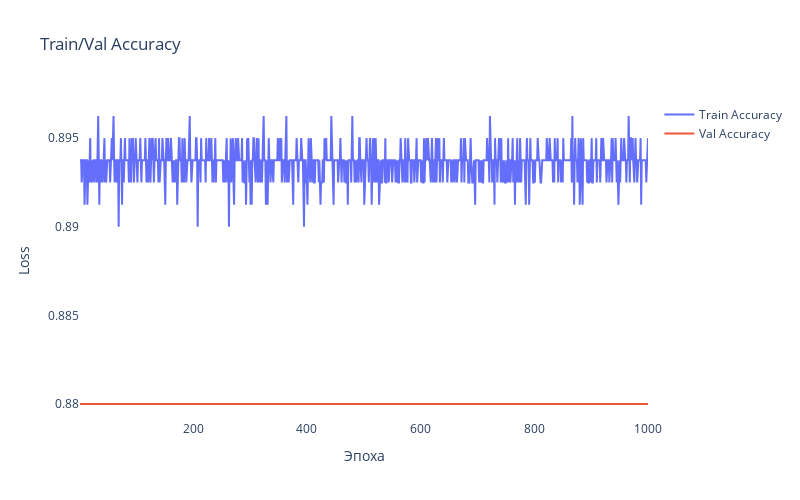

Notebook code cell kept with this figure:
### Code cell
train_loss = history.history['accuracy']
val_loss = history.history['val_accuracy']
epochs = list(range(1, len(train_loss) + 1))

fig = go.Figure()

fig.add_trace(go.Scatter(
    x=epochs,
    y=train_loss,
    mode='lines',
    name='Train Accuracy'
))

fig.add_trace(go.Scatter(
    x=epochs,
    y=val_loss,
    mode='lines',
    name='Val Accuracy'
))

fig.update_layout(
    title='Train/Val Accuracy',
    xaxis_title='Эпоха',
    yaxis_title='Loss',
    width=800,
    height=500,
    plot_bgcolor='white'
)

fig.show()

### Figure 1 — Plotly figure (JSON) as saved in the notebook; plotly's stock layout.template omitted (floating-point values rounded to 4 significant figures; data arrays with more than 128 entries replaced by an {"elided": "..."} marker saying what was removed)
{"data": [{"mode": "lines", "name": "Train Accuracy", "x": {"elided": "1000 int values"}, "y": {"elided": "1000 float values"}, "type": "scatter"}, {"mode": "lines", "name": "Val Accuracy", "x": {"elided": "1000 int values"}, "y": {"elided": "1000 float values"}, "type": "scatter"}], "layout": {"title": {"text": "Train/Val Accuracy"}, "xaxis": {"title": {"text": "Эпоха"}}, "yaxis": {"title": {"text": "Loss"}}, "width": 800, "height": 500, "plot_bgcolor": "white"}}
